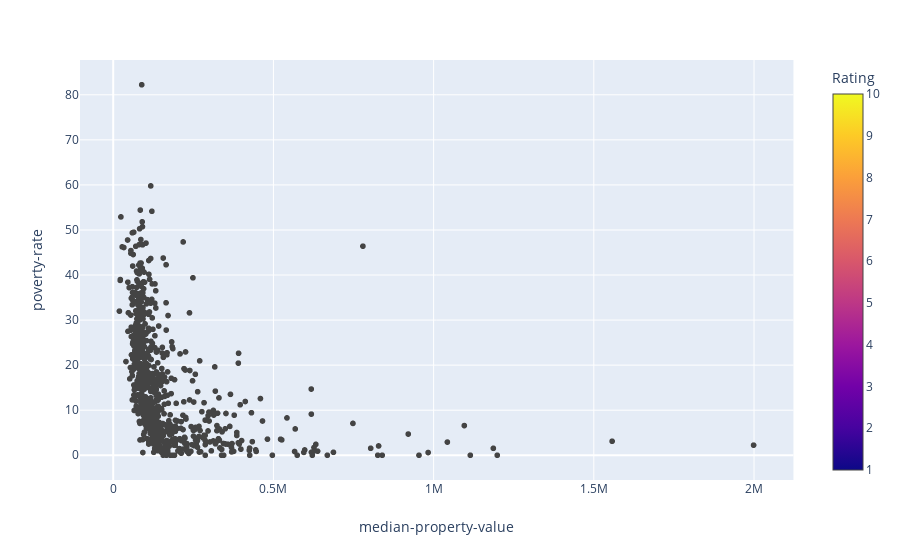

The cell this chart's notebook holds for it:
### Code cell
ax4 = px.scatter(full_dataset, x= "median-property-value", y = "poverty-rate", color = "Rating")
ax4.show()

### Figure 1 — Plotly figure (JSON) as saved in the notebook; plotly's stock layout.template omitted (floating-point values rounded to 4 significant figures; data arrays with more than 128 entries replaced by an {"elided": "..."} marker saying what was removed)
{"data": [{"hoverlabel": {"namelength": 0}, "hovertemplate": "median-property-value=%{x}<br>poverty-rate=%{y}<br>Rating=%{marker.color}", "legendgroup": "", "marker": {"color": {"elided": "3505 int values"}, "coloraxis": "coloraxis", "symbol": "circle"}, "mode": "markers", "name": "", "showlegend": false, "type": "scattergl", "x": {"elided": "3505 int values"}, "xaxis": "x", "y": {"elided": "3505 float values"}, "yaxis": "y"}], "layout": {"autosize": true, "coloraxis": {"colorbar": {"title": {"text": "Rating"}}, "colorscale": [[0, "#0d0887"], [0.1111, "#46039f"], [0.2222, "#7201a8"], [0.3333, "#9c179e"], [0.4444, "#bd3786"], [0.5556, "#d8576b"], [0.6667, "#ed7953"], [0.7778, "#fb9f3a"], [0.8889, "#fdca26"], [1, "#f0f921"]]}, "legend": {"tracegroupgap": 0}, "margin": {"t": 60}, "xaxis": {"anchor": "y", "autorange": true, "domain": [0, 0.98], "range": [-98900.0, 2118000.0], "title": {"text": "median-property-value"}, "type": "linear"}, "yaxis": {"anchor": "x", "autorange": true, "domain": [0, 1], "range": [-5.83, 88.06], "title": {"text": "poverty-rate"}, "type": "linear"}}}
